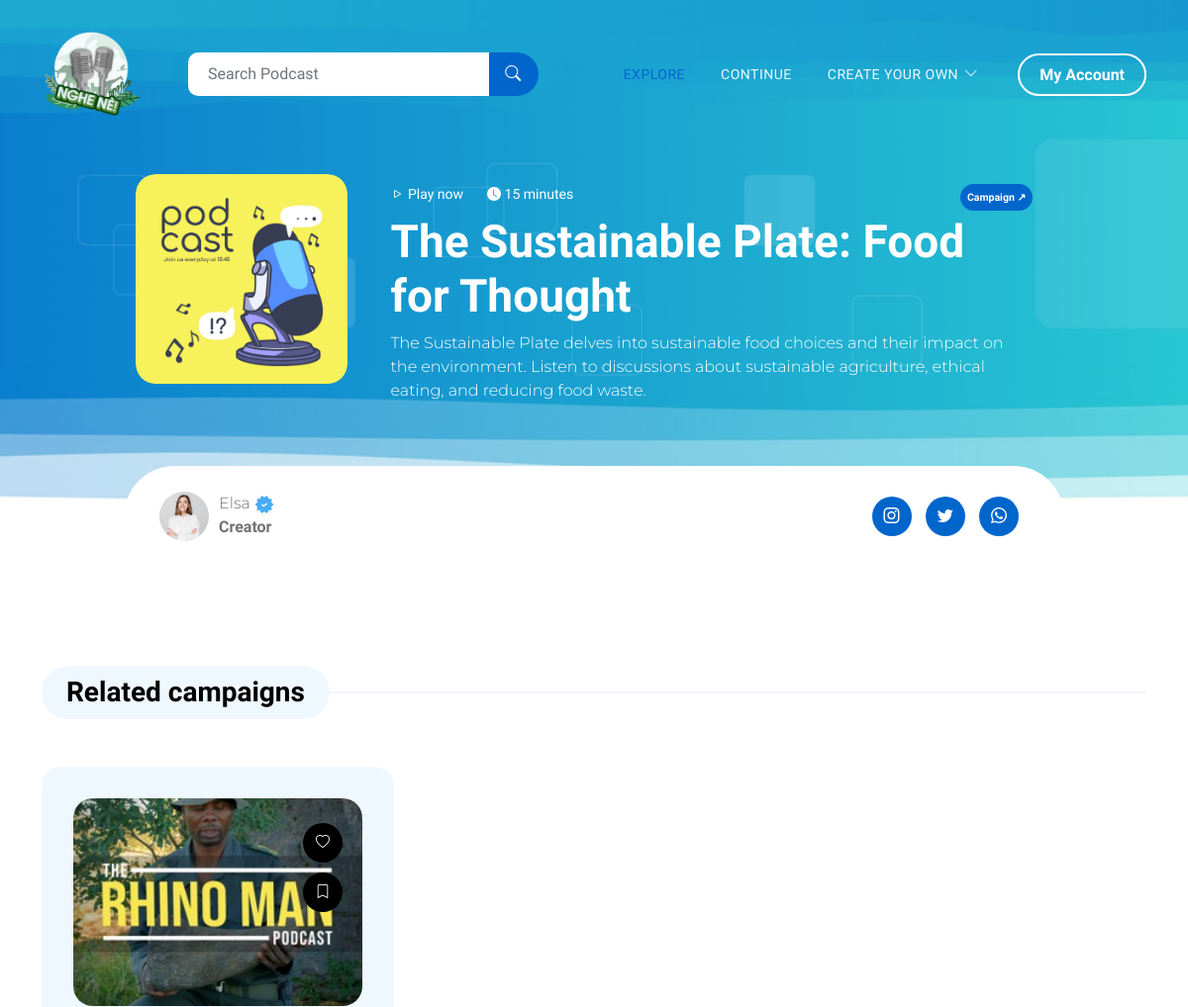
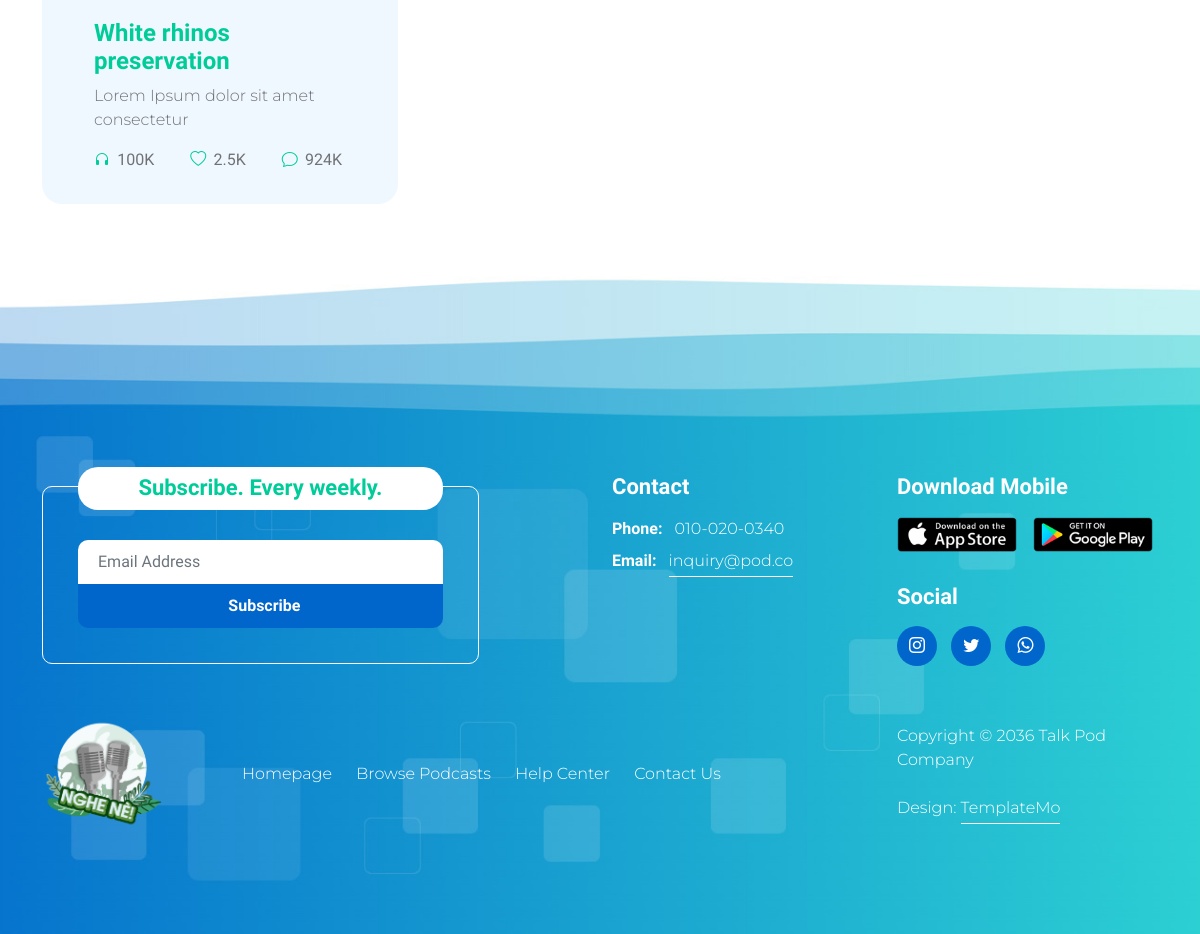
/detail-podcast.php?pid=3, run on the app's committed database (2 pictures, top to bottom).
### tables this page shows
CREATE TABLE `podcast` (
  `podcastid` int(11) NOT NULL,
  `name` varchar(200) DEFAULT NULL,
  `description` text DEFAULT NULL,
  `creator` int(11) DEFAULT NULL,
  `topic` varchar(50) DEFAULT NULL,
  `duration` int(11) DEFAULT NULL,
  `trending` int(11) DEFAULT NULL
);

CREATE TABLE `podcast_campain` (
  `id` int(11) NOT NULL,
  `podcastid` int(11) NOT NULL,
  `campainid` int(11) NOT NULL
);

CREATE TABLE `campaign` (
  `campaignid` int(11) NOT NULL,
  `name` varchar(200) DEFAULT NULL,
  `description` text DEFAULT NULL,
  `creator` int(11) DEFAULT NULL,
  `duration` int(11) DEFAULT NULL
);

### detail-podcast.php (the view, shortened to what this page needs)
<?php
include('helper/config.php');
if ($_GET['pid']) {
    $podcastid = $_GET['pid'];
    $sql = "SELECT * From podcast where podcastid = :podcastid";
    $query = $dbh->prepare($sql);
    $query->bindParam(':podcastid', $podcastid, PDO::PARAM_STR);
    $query->execute();
    $results = $query->fetchAll(PDO::FETCH_OBJ);
    foreach ($results as $result) {
?>
<!doctype html>
<html lang="en">
    <head>
        <link rel="stylesheet" href="css/bootstrap.min.css">
        <link rel="stylesheet" href="css/bootstrap-icons.css">
        <link rel="stylesheet" href="css/owl.carousel.min.css">
        <link rel="stylesheet" href="css/owl.theme.default.min.css">
        <link href="css/templatemo-pod-talk.css" rel="stylesheet">
    </head>
    <body>
        <main>
            <nav class="navbar navbar-expand-lg">
                <div class="container">
                    <a class="navbar-brand me-lg-5 me-0" href="index.php">
                        <img src="images/pod-talk-logo.png" class="logo-image img-fluid" alt="templatemo pod talk">
                    </a>
                    <form action="#" method="get" class="custom-form search-form flex-fill me-3" role="search">
                        <div class="input-group input-group-lg">
                            <input name="search" type="search" class="form-control" id="search" placeholder="Search Podcast" aria-label="Search">
                            <button type="submit" class="form-control" id="submit">
                                <i class="bi-search"></i>
                            </button>
                        </div>
                    </form>
                    <div class="collapse navbar-collapse" id="navbarNav">
                        <ul class="navbar-nav ms-lg-auto">
                            <li class="nav-item">
                                <a class="nav-link active" href="explore.php">Explore</a>
                            </li>
                            <li class="nav-item">
                                <a class="nav-link" href="continue.php">Continue</a>
                            </li>
                            <li class="nav-item dropdown">
                                <a class="nav-link dropdown-toggle" href="#" id="navbarLightDropdownMenuLink" role="button" data-bs-toggle="dropdown" aria-expanded="false">Create your own</a>
                            </li>
                        </ul>
                        <div class="ms-4 dropdown">
                            <a href="#section_3" class="btn custom-btn custom-border-btn smoothscroll">My Account</a>
                        </div>
                    </div>
                </div>
            </nav>
            <section class="site-header latest-podcast-section section-padding pb-0" style="padding-top: 176px;" id="section_2">
                <div class="container">
                    <div class="row justify-content-center">
                        <div class="col-lg-10 col-12">
                            <div class="row">
                                <div class="col-lg-3 col-12">
                                    <div class="custom-block-icon-wrap">
                                        <div class="custom-block-image-wrap custom-block-image-detail-podcast">
                                            <img src="images/podcast/<?php echo $result->podcastid;?>.jpg" class="custom-block-image img-fluid" alt="">
                                        </div>
                                    </div>
                                </div>
                                <div class="col-lg-9 col-12">
                                    <div class="custom-block-info">
                                        <div class="custom-block-top d-flex mb-1">
                                            <small class="me-4">
                                                <a href="#"style="color:white">
                                                    <i class="bi-play" style="color:white"></i>
                                                    Play now
                                                </a>
                                            </small>
                                            <small style="color:white">
                                                <i class="bi-clock-fill custom-icon" style="color:white"></i>
                                                <?php echo htmlentities($result->duration);?> minutes
                                            </small>
                                            <small class="ms-auto"><span class="badge">Campaign ↗</span></small>
                                        </div>
                                        <h2 class="mb-2"><?php echo htmlentities($result->name);?></h2>
                                        <p style="color:white"><?php echo htmlentities($result->description);?></p>
                                    </div>
                                </div>
                                <div class="profile-block profile-detail-block d-flex flex-wrap align-items-center mt-5" style="background-color:white">
                                            <div class="d-flex mb-3 mb-lg-0 mb-md-0">
                                                <img src="images/profile/lyly-portrait.jpg" class="profile-block-image img-fluid" alt="">
                                                <p>
                                                    Elsa
                                                    <img src="images/verified.png" class="verified-image img-fluid" alt="">
                                                    <strong>Creator</strong>
                                                </p>
                                            </div>
                                            <ul class="social-icon ms-lg-auto ms-md-auto">
                                                <li class="social-icon-item">
                                                    <a href="#" class="social-icon-link bi-instagram"></a>
                                                </li>
                                                <li class="social-icon-item">
                                                    <a href="#" class="social-icon-link bi-twitter"></a>
                                                </li>
                                                <li class="social-icon-item">
                                                    <a href="#" class="social-icon-link bi-whatsapp"></a>
                                                </li>
                                            </ul>
                                        </div>
                            </div>
                        </div>
                    </div>
                </div>
            </section>
            <section class="related-podcast-section section-padding">
                <div class="container">
                    <div class="row">
                        <div class="col-lg-12 col-12">
                            <div class="section-title-wrap mb-5">
                                <h4 class="section-title">Related campaigns</h4>
                            </div>
                        </div>
                        <?php $sql = "SELECT * From podcast_campain join campaign
                                        on campaign.campaignid=podcast_campain.campainid
                                        where podcastid = :podcastid";
                        $query = $dbh->prepare($sql);
                        $query->bindParam(':podcastid', $podcastid, PDO::PARAM_STR);
                        $query->execute();
                        $results = $query->fetchAll(PDO::FETCH_OBJ);
                        foreach ($results as $result) {
                        ?>
                        <div class="col-lg-4 col-12 mb-4 mb-lg-0">
                            <div class="custom-block custom-block-full">
                                <div class="custom-block-image-wrap">
                                    <a href="detail-podcast.php">
                                        <img src="images/campaign/<?php echo ($result->campaignid);?>.jpg" class="custom-block-image img-fluid" alt="">
                                    </a>
                                </div>
                                <div class="custom-block-info">
                                    <h5 class="mb-2">
                                        <a href="detail-podcast.php">
                                        <?php echo htmlentities($result->name);?>
                                        </a>
                                    </h5>
                                    <p class="mb-0">Lorem Ipsum dolor sit amet consectetur</p>
                                    <div class="custom-block-bottom d-flex justify-content-between mt-3">
                                        <a href="#" class="bi-headphones me-1">
                                            <span>100k</span>
                                        </a>
                                        <a href="#" class="bi-heart me-1">
                                            <span>2.5k</span>
                                        </a>
                                        <a href="#" class="bi-chat me-1">
                                            <span>924k</span>
                                        </a>
                                    </div>
                                </div>
                                <div class="social-share d-flex flex-column ms-auto">
                                    <a href="#" class="badge ms-auto">
                                        <i class="bi-heart"></i>
                                    </a>
                                    <a href="#" class="badge ms-auto">
                                        <i class="bi-bookmark"></i>
                                    </a>
                                </div>
                            </div>
                        </div>
                        <?php }?>
                    </div>
                </div>
            </section>
        </main>
        <footer class="site-footer">
            <div class="container">
                <div class="row">
                    <div class="col-lg-6 col-12 mb-5 mb-lg-0">
                        <div class="subscribe-form-wrap">
                            <h6>Subscribe. Every weekly.</h6>
                            <form class="custom-form subscribe-form" action="#" method="get" role="form">
                                <input type="email" name="subscribe-email" id="subscribe-email" pattern="[^ @]*@[^ @]*" class="form-control" placeholder="Email Address" required="">
                                <div class="col-lg-12 col-12">
                                    <button type="submit" class="form-control" id="submit">Subscribe</button>
                                </div>
                            </form>
                        </div>
                    </div>
                    <div class="col-lg-3 col-md-6 col-12 mb-4 mb-md-0 mb-lg-0">
                        <h6 class="site-footer-title mb-3">Contact</h6>
                        <p class="mb-2"><strong class="d-inline me-2">Phone:</strong> 010-020-0340</p>
                        <p>
                            <strong class="d-inline me-2">Email:</strong>
                            <a href="#">inquiry@pod.co</a>
                        </p>
                    </div>
                    <div class="col-lg-3 col-md-6 col-12">
                        <h6 class="site-footer-title mb-3">Download Mobile</h6>
                        <div class="site-footer-thumb mb-4 pb-2">
                            <div class="d-flex flex-wrap">
                                <a href="#">
                                    <img src="images/app-store.png" class="me-3 mb-2 mb-lg-0 img-fluid" alt="">
                                </a>
                                <a href="#">
                                    <img src="images/play-store.png" class="img-fluid" alt="">
                                </a>
                            </div>
                        </div>
                        <h6 class="site-footer-title mb-3">Social</h6>
                        <ul class="social-icon">
                            <li class="social-icon-item">
                                <a href="#" class="social-icon-link bi-instagram"></a>
                            </li>
                            <li class="social-icon-item">
                                <a href="#" class="social-icon-link bi-twitter"></a>
                            </li>
                            <li class="social-icon-item">
                                <a href="#" class="social-icon-link bi-whatsapp"></a>
                            </li>
                        </ul>
                    </div>
                </div>
            </div>
            <div class="container pt-5">
                <div class="row align-items-center">
                    <div class="col-lg-2 col-md-3 col-12">
                        <a class="navbar-brand" href="index.php">
                            <img src="images/pod-talk-logo.png" class="logo-image img-fluid" alt="templatemo pod talk">
                        </a>
                    </div>
                    <div class="col-lg-7 col-md-9 col-12">
                        <ul class="site-footer-links">
                            <li class="site-footer-link-item">
                                <a href="#" class="site-footer-link">Homepage</a>
                            </li>
                            <li class="site-footer-link-item">
                                <a href="#" class="site-footer-link">Browse Podcasts</a>
                            </li>
                            <li class="site-footer-link-item">
                                <a href="#" class="site-footer-link">Help Center</a>
                            </li>
                            <li class="site-footer-link-item">
                                <a href="#" class="site-footer-link">Contact Us</a>
                            </li>
                        </ul>
                    </div>
                    <div class="col-lg-3 col-12">
                        <p class="copyright-text mb-0">Copyright © 2036 Talk Pod Company
                        <br><br>
                        Design: <a rel="nofollow" href="https://templatemo.com/page/1" target="_parent">TemplateMo</a></p>
                    </div>
                </div>
            </div>
        </footer>
    </body>
</html>
<?PHP
}
} ?>

### data on the page
podcast: duration "15", name "The Sustainable Plate: Food for Thought", description "The Sustainable Plate delves into sustainable food choices and their impact on the environment. Listen to discussions about sustainable agriculture, ethical eating, and reducing food waste."
podcast_campain: campaign.name "White rhinos preservation"
